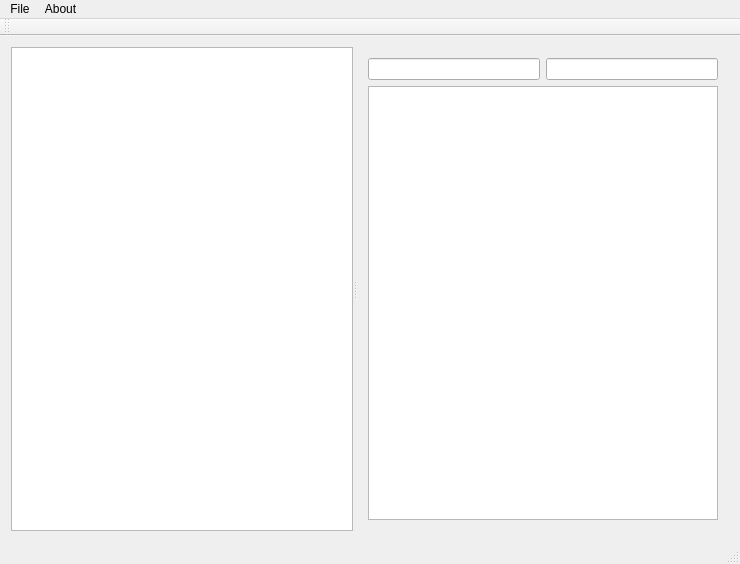
<?xml version="1.0" encoding="UTF-8"?>
<ui version="4.0">
 <class>MainWindow</class>
 <widget class="QMainWindow" name="MainWindow">
  <property name="geometry">
   <rect>
    <x>0</x>
    <y>0</y>
    <width>740</width>
    <height>564</height>
   </rect>
  </property>
  <property name="windowTitle">
   <string>MainWindow</string>
  </property>
  <widget class="QWidget" name="centralWidget">
   <layout class="QGridLayout" name="gridLayout">
    <item row="0" column="0">
     <widget class="QSplitter" name="splitter">
      <property name="orientation">
       <enum>Qt::Horizontal</enum>
      </property>
      <widget class="SystemTreeView" name="fileTree">
       <property name="sizePolicy">
        <sizepolicy hsizetype="Expanding" vsizetype="Expanding">
         <horstretch>0</horstretch>
         <verstretch>0</verstretch>
        </sizepolicy>
       </property>
      </widget>
      <widget class="QWidget" name="layoutWidget">
       <layout class="QVBoxLayout" name="verticalLayout" stretch="0,0">
        <item>
         <layout class="QHBoxLayout" name="horizontalLayout">
          <item>
           <widget class="QLineEdit" name="infoBox">
            <property name="sizePolicy">
             <sizepolicy hsizetype="Expanding" vsizetype="Fixed">
              <horstretch>0</horstretch>
              <verstretch>0</verstretch>
             </sizepolicy>
            </property>
           </widget>
          </item>
          <item>
           <widget class="QLineEdit" name="filterBox">
            <property name="sizePolicy">
             <sizepolicy hsizetype="Expanding" vsizetype="Fixed">
              <horstretch>0</horstretch>
              <verstretch>0</verstretch>
             </sizepolicy>
            </property>
           </widget>
          </item>
         </layout>
        </item>
        <item>
         <widget class="ImgListView" name="imagesView">
          <property name="sizePolicy">
           <sizepolicy hsizetype="Expanding" vsizetype="Expanding">
            <horstretch>7</horstretch>
            <verstretch>9</verstretch>
           </sizepolicy>
          </property>
         </widget>
        </item>
       </layout>
      </widget>
     </widget>
    </item>
   </layout>
  </widget>
  <widget class="QMenuBar" name="menuBar">
   <property name="geometry">
    <rect>
     <x>0</x>
     <y>0</y>
     <width>740</width>
     <height>26</height>
    </rect>
   </property>
   <widget class="QMenu" name="menuFile">
    <property name="title">
     <string>File</string>
    </property>
    <addaction name="actionExport_Images"/>
    <addaction name="actionExit"/>
   </widget>
   <widget class="QMenu" name="menuAbout">
    <property name="title">
     <string>About</string>
    </property>
   </widget>
   <addaction name="menuFile"/>
   <addaction name="menuAbout"/>
  </widget>
  <widget class="QToolBar" name="mainToolBar">
   <attribute name="toolBarArea">
    <enum>TopToolBarArea</enum>
   </attribute>
   <attribute name="toolBarBreak">
    <bool>false</bool>
   </attribute>
  </widget>
  <widget class="QStatusBar" name="statusBar"/>
  <action name="actionExport_Images">
   <property name="text">
    <string>Export Images</string>
   </property>
  </action>
  <action name="actionExit">
   <property name="text">
    <string>Exit</string>
   </property>
  </action>
 </widget>
 <layoutdefault spacing="6" margin="11"/>
 <customwidgets>
  <customwidget>
   <class>SystemTreeView</class>
   <extends>QTreeView</extends>
   <header>systemtreeview.h</header>
  </customwidget>
  <customwidget>
   <class>ImgListView</class>
   <extends>QListView</extends>
   <header>imglistview.h</header>
  </customwidget>
 </customwidgets>
 <resources/>
 <connections/>
</ui>
